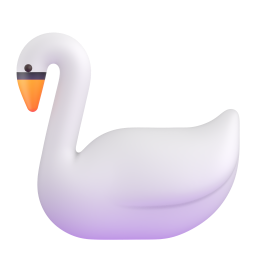
#> input picture .tmp-ssh/swan.png, 256 x 256 px, found by its file name
$ python draw_calendar.py
#> lines starting #> are read from the running program, lines starting #| are printed output that depends on the picture
from PIL import Image, ImageDraw, ImageFont

CREME = (210, 205, 195)
COBBLE = (170, 159, 149)
RUBY = (62, 31, 32)
BROWNIE = (62, 43, 36)

font_path = "/usr/share/fonts/truetype/dejavu/DejaVuSans.ttf"
font_bold = "/usr/share/fonts/truetype/dejavu/DejaVuSans-Bold.ttf"
title = ImageFont.truetype(font_bold, 40)
day = ImageFont.truetype(font_path, 22)
time_font = ImageFont.truetype(font_bold, 20)
subj = ImageFont.truetype(font_path, 20)

im = Image.new("RGB", (1280, 720), COBBLE)
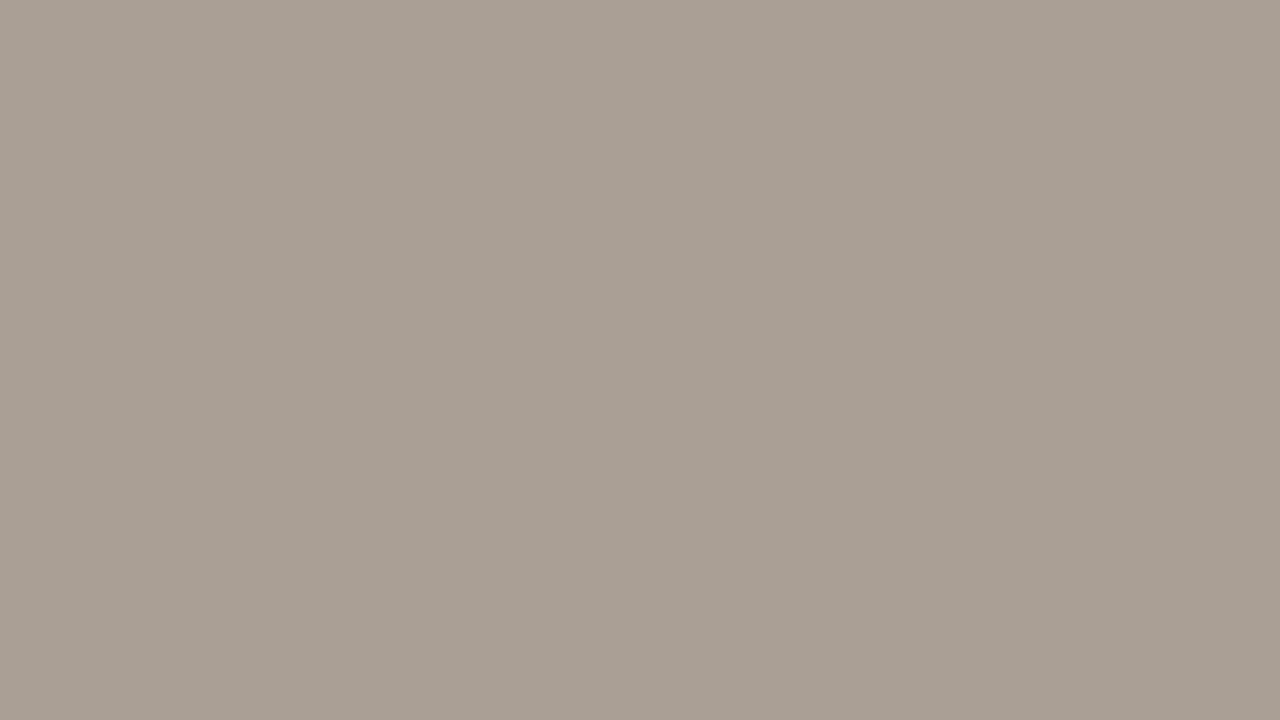
#> im: PIL image 1280x720 RGB; mean R, G, B 170, 159, 149
d = ImageDraw.Draw(im)
d.rounded_rectangle((40, 36, 1240, 684), radius=32, fill=CREME)
d.text((80, 68), "28 сент. — 4 окт.", font=title, fill=BROWNIE)

days = ["Пн 28", "Вт 29", "Ср 30", "Чт 1", "Пт 2", "Сб 3", "Вс 4"]
x0, y0 = 72, 150
col_w, col_h = 160, 490
for i, label in enumerate(days):
    x = x0 + i * col_w
    if i == 1:
        d.rectangle((x + 6, y0, x + col_w - 6, y0 + col_h), fill=COBBLE)
    elif i > 0:
        d.line((x, y0, x, y0 + col_h), fill=COBBLE, width=2)
    d.text((x + 28, y0 + 16), label, font=day, fill=BROWNIE)

events = [
    (0, 280, "16:00", "Алгебра", False),
    (1, 430, "18:00", "Физика", True),
    (2, 340, "17:00", "Геометрия", False),
    (3, 230, "15:00", "Алгебра", False),
    (3, 470, "19:00", "Физика", False),
    (4, 360, "18:00", "Геометрия", False),
    (5, 220, "11:00", "Физика", False),
]
for col, y, time, subject, accent in events:
    x = x0 + col * col_w + 16
    fill = RUBY if accent else COBBLE
    ink = CREME if accent else BROWNIE
    d.rounded_rectangle((x, y, x + col_w - 32, y + 78), radius=12, fill=fill)
    d.text((x + 12, y + 12), time, font=time_font, fill=ink)
    d.text((x + 12, y + 40), subject, font=subj, fill=ink)

colors = [CREME, COBBLE, RUBY, BROWNIE]

def snap(path):
    image = Image.open(path).convert("RGBA")
    px = image.load()
    w, h = image.size
    for y in range(h):
        for x in range(w):
            r, g, b, a = px[x, y]
            if a == 0:
                continue
            best = min(colors, key=lambda c: (c[0] - r) ** 2 + (c[1] - g) ** 2 + (c[2] - b) ** 2)
            px[x, y] = (*best, a)
    image.save(path)
    print("snapped", path)

snap_target = "/mnt/d/job/website/frontend/public/calendar-week.png"
im.save(snap_target)
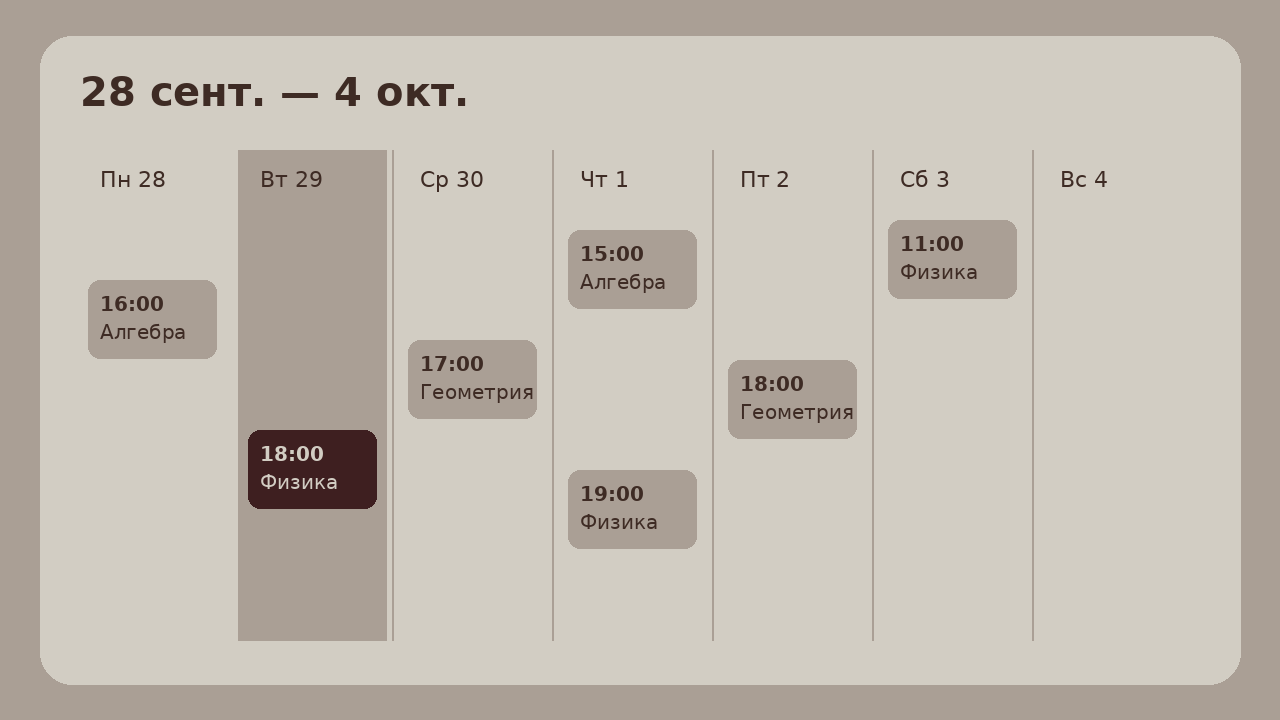
#> saved as calendar-week.png: PIL image 1280x720 RGB; mean R, G, B 195.3, 188.2, 178.3
snap(snap_target)
for name in ("swan.png", "lesson-cats.png"):
    snap(f"/mnt/d/job/website/frontend/public/{name}")
#> in snap, image is the input picture: PIL image 256x256 RGBA; mean R, G, B, A 85.2, 80.5, 87.2, 96.9
#> in snap (call 2), `image.save(path)`:
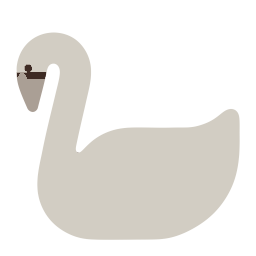
#> saved as swan.png: PIL image 256x256 RGBA; mean R, G, B, A 80.7, 78.7, 74.8, 96.9; transparent parts drawn white
#> pass 2 of the loop `for name in ("swan.png", "lesson-cats.png"):`:
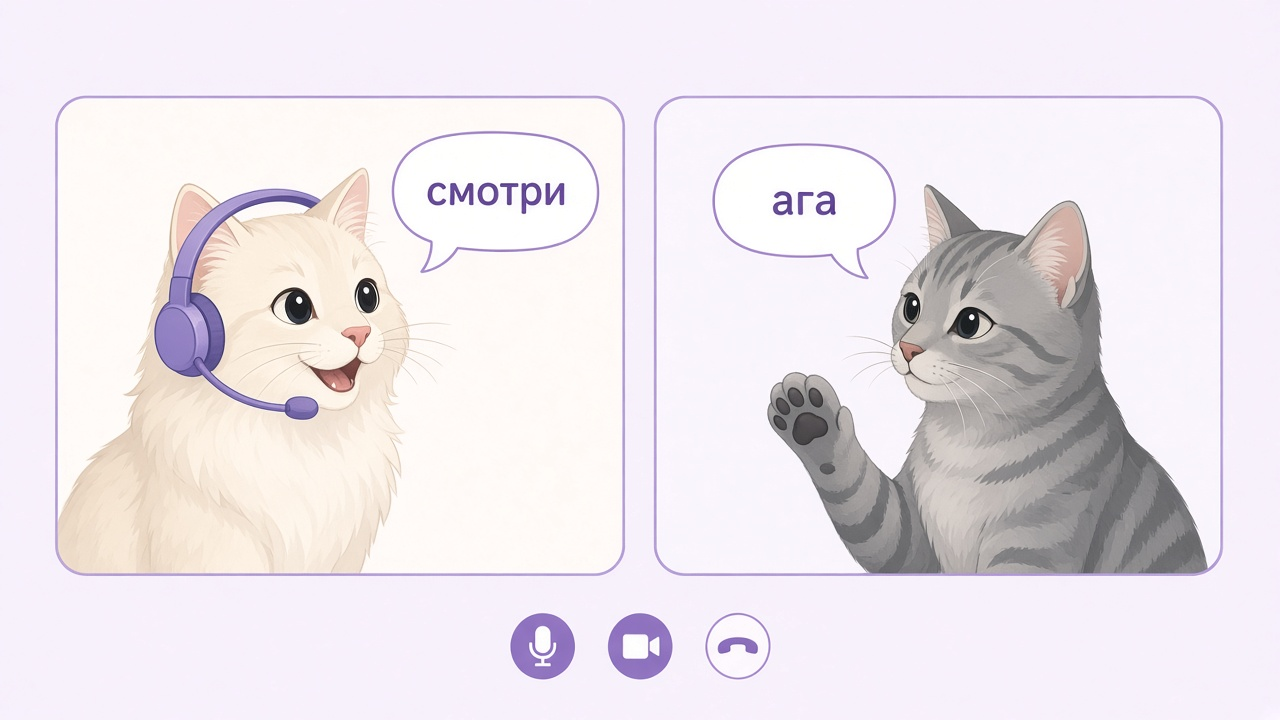
#> input picture .tmp-ssh/lesson-cats.png, 1280 x 720 px, found by its file name
#> image: PIL image 1280x720 RGBA
#> in snap (call 3), `image.save(path)`:
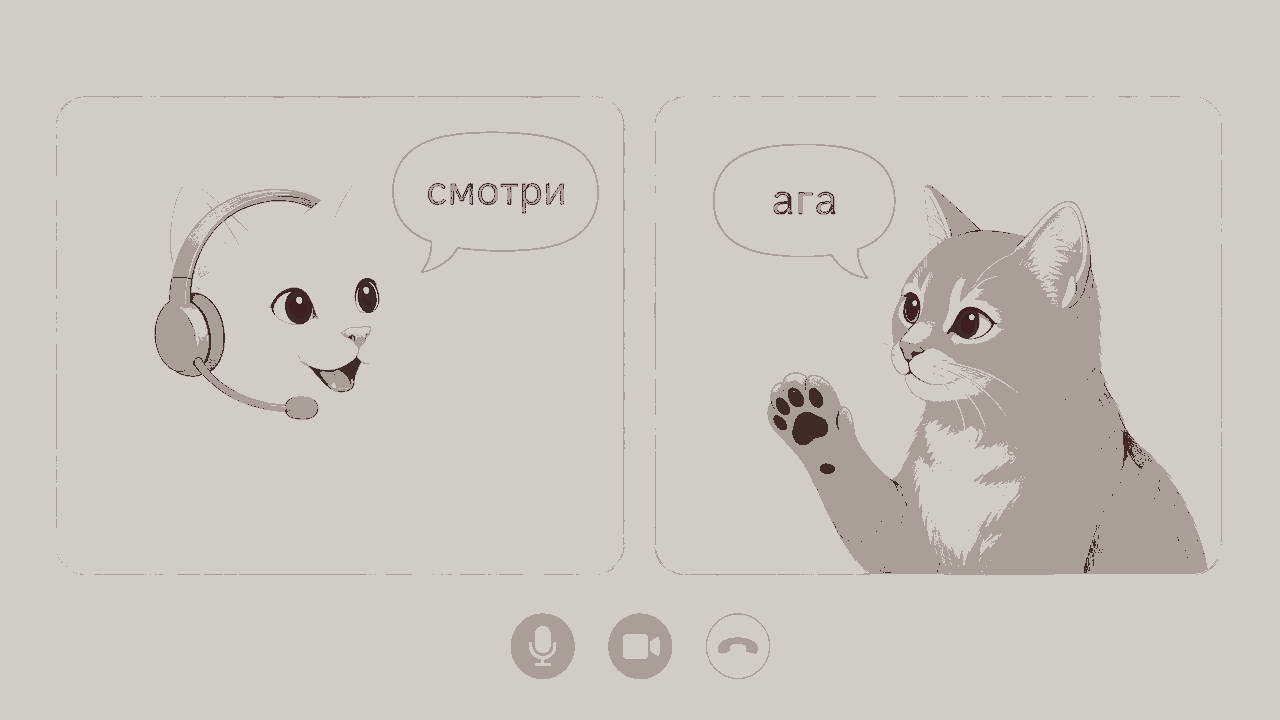
#> saved as lesson-cats.png: PIL image 1280x720 RGBA; mean R, G, B, A 204.8, 199.1, 189.1, 255
